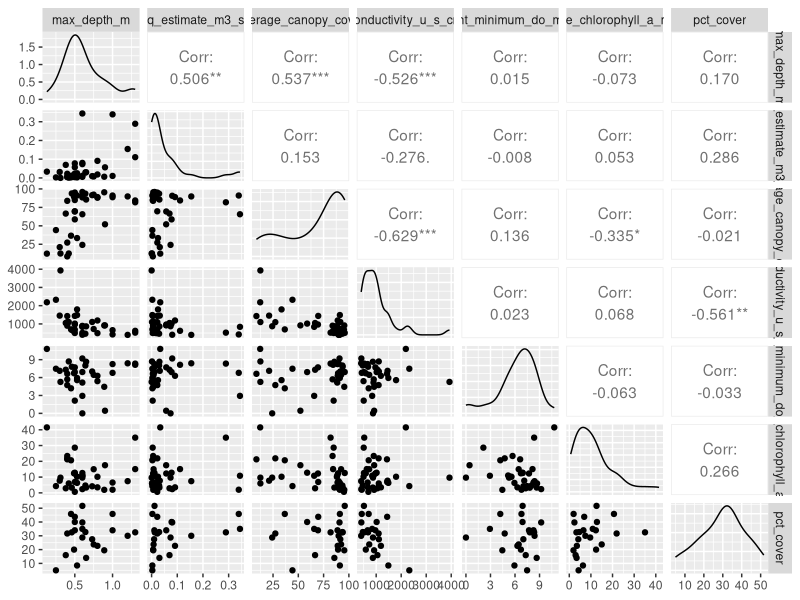
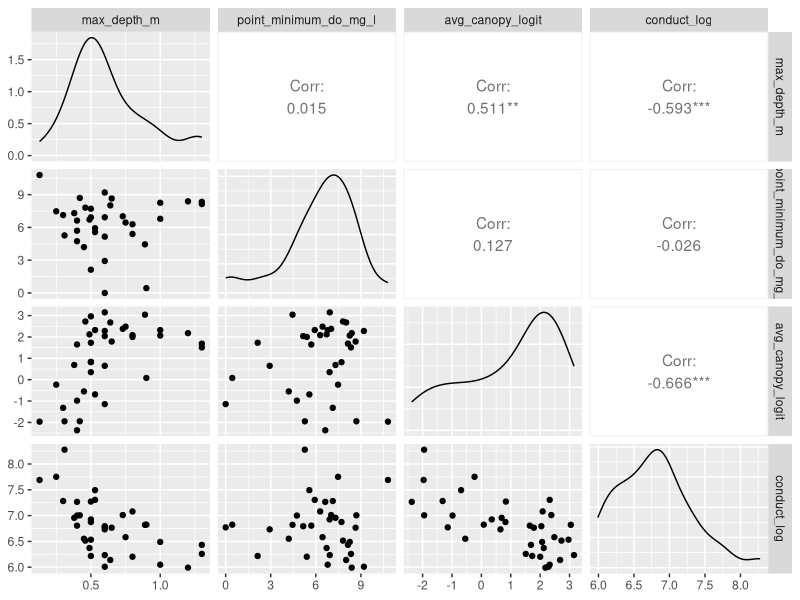
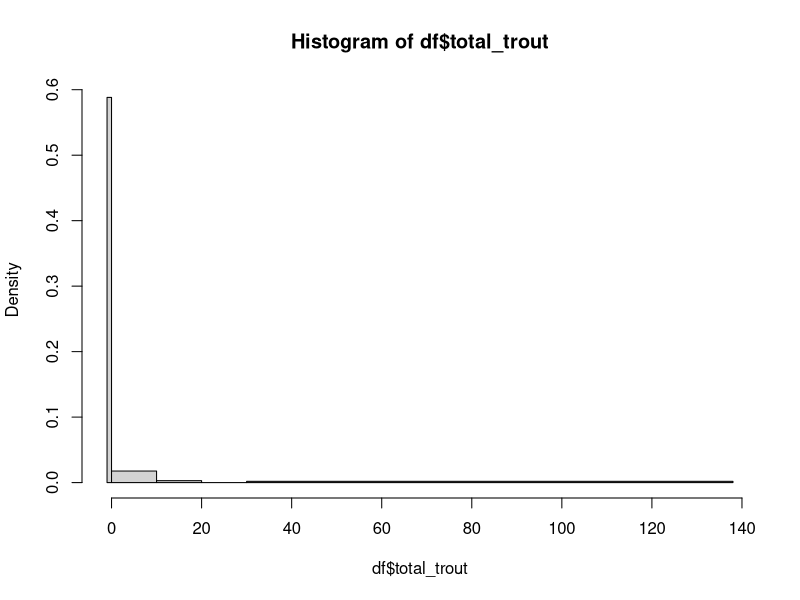
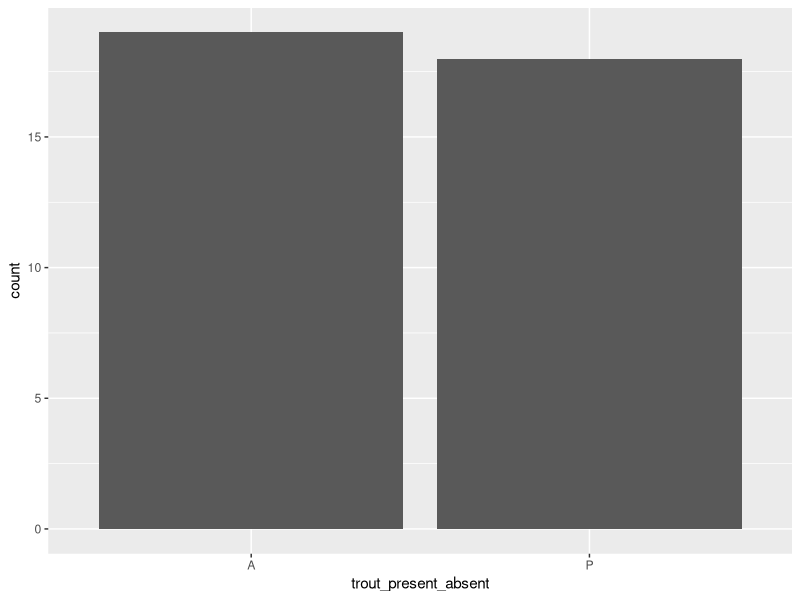
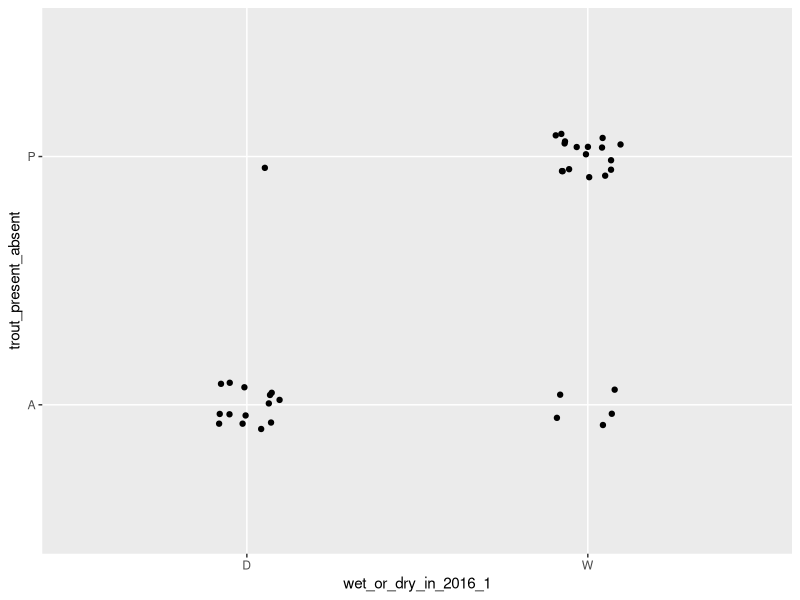
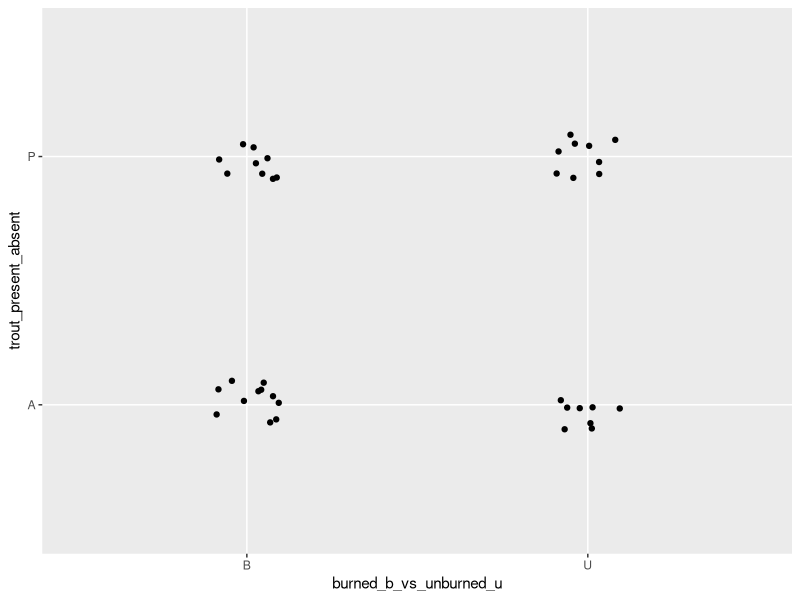
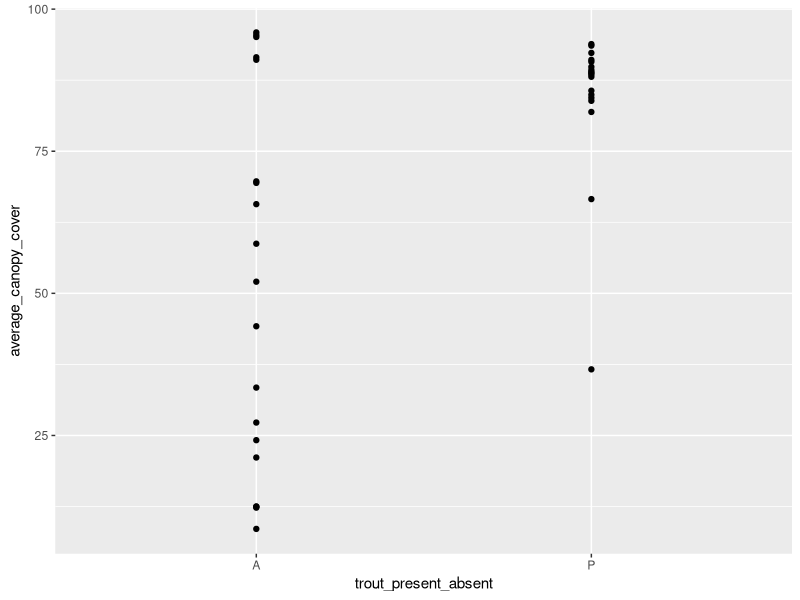
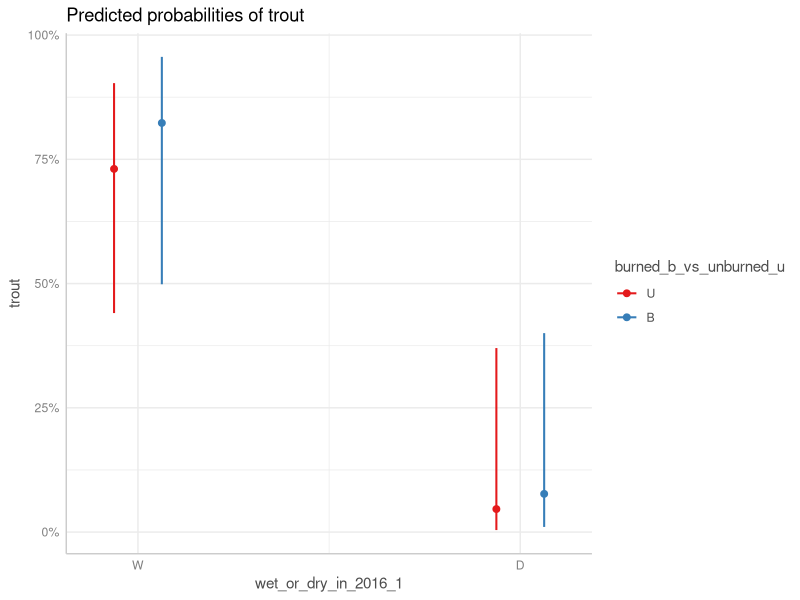

Generate these figures, in order, with R:
library(tidyverse)


df <- read.csv("Data/cleaned_20240408.csv")


# Look for collinearity of predictors

df %>% 
  select(max_depth_m:pct_cover) %>% 
  GGally::ggpairs() # Everything of interest is collinear...

df %>% as_tibble() %>%
  mutate(avg_canopy_logit = qlogis(average_canopy_cover/100), 
         conduct_log = log(conductivity_u_s_cm)) %>%
  select(max_depth_m, point_minimum_do_mg_l, avg_canopy_logit, conduct_log) %>% 
  GGally::ggpairs()
  
hist(df$total_trout, breaks = c(-1, 0, 10, 20, 30, max(df$total_trout, na.rm = T)+1))

ggplot(df, aes(x = trout_present_absent))+
  geom_bar()

df %>%
  group_by(year) %>% 
  summarize(n = n())

# Patterns w/ burn status or drought? 



ggplot(df, aes(x = wet_or_dry_in_2016_1, y = trout_present_absent))+
  geom_jitter(width = 0.1, height = 0.1)

ggplot(df, aes(x = burned_b_vs_unburned_u, y = trout_present_absent))+
  geom_jitter(width = 0.1, height = 0.1)


ggplot(df, aes(x = trout_present_absent, y = average_canopy_cover))+
  geom_point()


df_mod <- df %>%
  mutate(trout = ifelse(trout_present_absent == "P", 1, 0))

mod1 <- glm(trout ~ burned_b_vs_unburned_u + wet_or_dry_in_2016_1, df_mod, family = binomial(link = "logit"))
summary(mod1)

plot(ggeffects::ggpredict(mod1, terms = ~wet_or_dry_in_2016_1+burned_b_vs_unburned_u ))


df_mod %>%
  group_by(burned_b_vs_unburned_u, wet_or_dry_in_2016_1) %>%
  summarize(count = n() )
